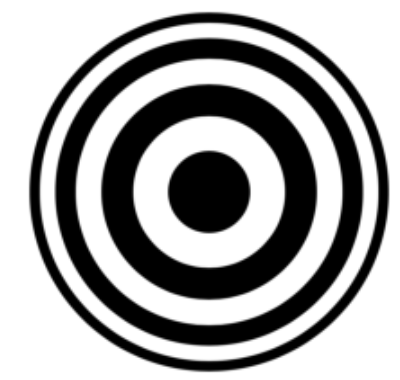
#> input picture stickers/sticker6.png, 400 x 380 px, found by its file name
$ python test_sliding_window_nonoverlap.py
#> lines starting #> are read from the running program, lines starting #| are printed output that depends on the picture
### source.py
from skimage import io, color, data, draw, exposure, feature,metrics, filters, measure, morphology, util, segmentation
from skimage.transform import resize
import numpy as np
import cv2 as cv
import matplotlib.pyplot as plt
import scipy.fft as sft
import scipy.signal as sps
from PIL import Image

class Helper:

    def __init__(self) -> None:
        pass

    def get_dft(self,img):
        return sft.fft2(img)

    def get_dft_magnitude(self,dft):
        """
        Returns the log10-scaled magnitude of the DFT shifted to have low frequencies at the center
        Param: dft (the complex DFT of an image)
        """
        dft_mag = np.log10(1 + np.abs(sft.fftshift(dft)))
        return dft_mag

    # [22 lines left out: function display_img, not called in this run]

    def pad_image(self, sticker, image):
        # Define the size of the search box
        box_height = sticker.shape[0]
        box_width = sticker.shape[1]

        # Calculate the required padding
        pad_height = 0 if image.shape[0] % box_height == 0 else box_height - image.shape[0] % box_height
        pad_width = 0 if image.shape[1] % box_width == 0 else box_width - image.shape[1] % box_width

        # Apply padding to the image
        padded_image = np.pad(image, ((0, pad_height), (0, pad_width)), mode='constant', constant_values=1)

        return box_height, box_width, padded_image

    # [245 lines left out: functions dft_by_search_box, create_spectrogram, show_spectrogram, show_grid, find_location_mse, find_location_ssim and 2 more, not called in this run]


    def find_location_sliding_window(self, sticker, image, step_x = 20, step_y = 20):
        """Find the best location of the searching window by sliding it over the image
             in the given steps

        Args:
            sticker (np.array): sticker
            image (np.arra): image
            step (int, optional): The number of pixels the window skips each time

        Returns:
            best_position (tuple): the top left coordinate of the best window
            best_match_box (np.array): the best window
        """

        sticker_height, sticker_width = sticker.shape
        image_height, image_width = image.shape

        if sticker_height > image_height or sticker_width > image_width:
            return None  # The sticker can't fit in the image

        min_mse = float('inf')
        best_position = None
        best_match_box = None
        sticker_dft = self.get_dft(sticker)
        sticker_dft_mag = self.get_dft_magnitude(sticker_dft)

        # Loop over all possible top-left corners of the search window
        for y in range(0, image_height - sticker_height + 1, step_y):
            for x in range(0, image_width - sticker_width + 1, step_x):
                # Extract the current part of the image that the window covers
                window = image[y:y+sticker_height, x:x+sticker_width]

                window_dft = self.get_dft(window)
                window_dft_mag = self.get_dft_magnitude(window_dft)

                # Calculate MSE between the sticker and the window
                mse = np.mean((window_dft_mag - sticker_dft_mag) ** 2)

                # Update the best position if a new minimum MSE is found
                if mse < min_mse:
                    min_mse = mse
                    best_position = (y, x)
                    best_match_box = window.copy()

        return best_position, best_match_box


    # [137 lines left out: functions draw_bounding_box, template_matching, find_location_recursive_spatial, find_location_sliding_window_spatial, not called in this run]

### Object Tracking/test_sliding_window_nonoverlap.py
import cv2 as cv
import numpy as np
import os
import scipy.fft as sft
from skimage import io, color, transform
import matplotlib.pyplot as plt
from PIL import Image
from source import Helper
h = Helper()

def tracking(sticker, folder_path):
    # Get list of image files in the folder
    image_files = sorted([os.path.join(folder_path, file) for file in os.listdir(folder_path) if file.endswith(('.png', '.jpg', '.jpeg'))])

    if not image_files:
        print("No image files found in the folder.")
        exit()

    for image_file in image_files:
        # Read the image
        image = io.imread(image_file, as_gray=True)
        # Convert image to numpy array
        image = np.array(image)
        _,_,padded_img =  h.pad_image(sticker,image)
        padded_img= np.array(padded_img)

        best_position, best_match_box = h.find_location_sliding_window(sticker,padded_img, step_x = sticker.shape[1], step_y = sticker.shape[0])

        cv.namedWindow('Image', cv.WINDOW_NORMAL)
        cv.resizeWindow('Image', 1200, 720)

        y,x = best_position
        img = padded_img.copy()
        sticker_height = sticker.shape[0]
        sticker_width = sticker.shape[1]
        image_window = cv.rectangle(padded_img,(x,y),(x+sticker_width, y+sticker_height), (0,255,0), 4)
        cv.imshow('Image', image_window)

        cv.waitKey(0)

    cv.destroyAllWindows()


if __name__ == "__main__":

    sticker = io.imread('stickers/sticker6.png', as_gray = True)
#> sticker is the input picture: shape (380, 400) float64; min 0, max 1, mean 0.649
    # Path to the folder containing images
    folder_path = '/Users/sallyliu/Desktop/CSCI 452/Project/Image_Processing_Project/video_circle'
    tracking(sticker, folder_path)
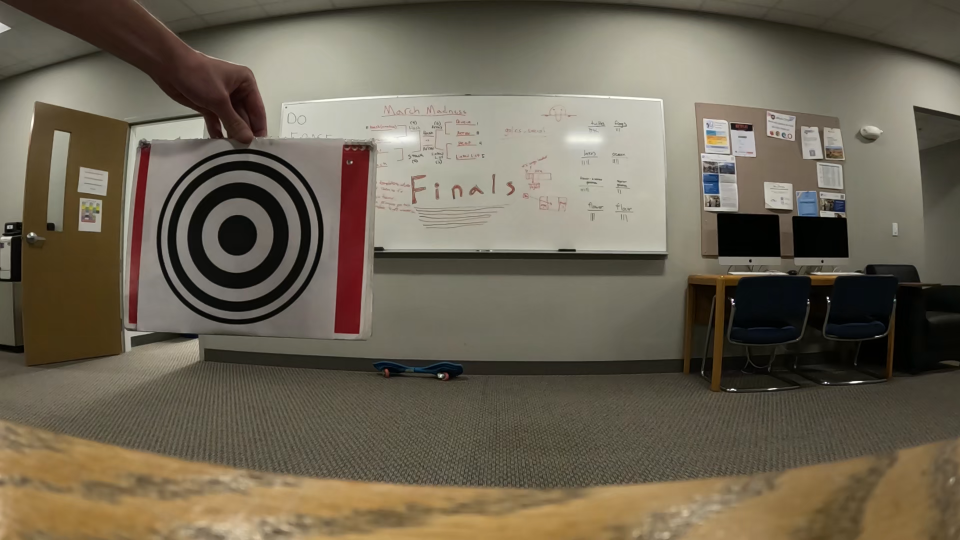
#> input picture video_circle/frame_0000.png, 1920 x 1080 px, found by its file name (shown at 1/2 size)
#> in tracking, `image = io.imread(image_file, as_gray=True)`:
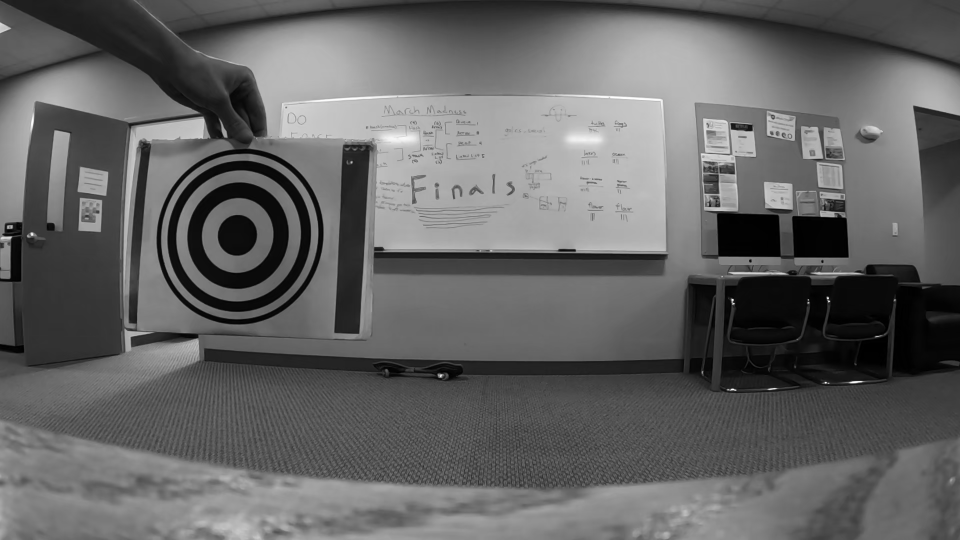
#> image: shape (1080, 1920) float64 (shown at 1/2 size); min 0, max 0.998, mean 0.396
#> in pad_image, `padded_image = np.pad(image, ((0, pad_height), (0, pad_width)), mode='..`:
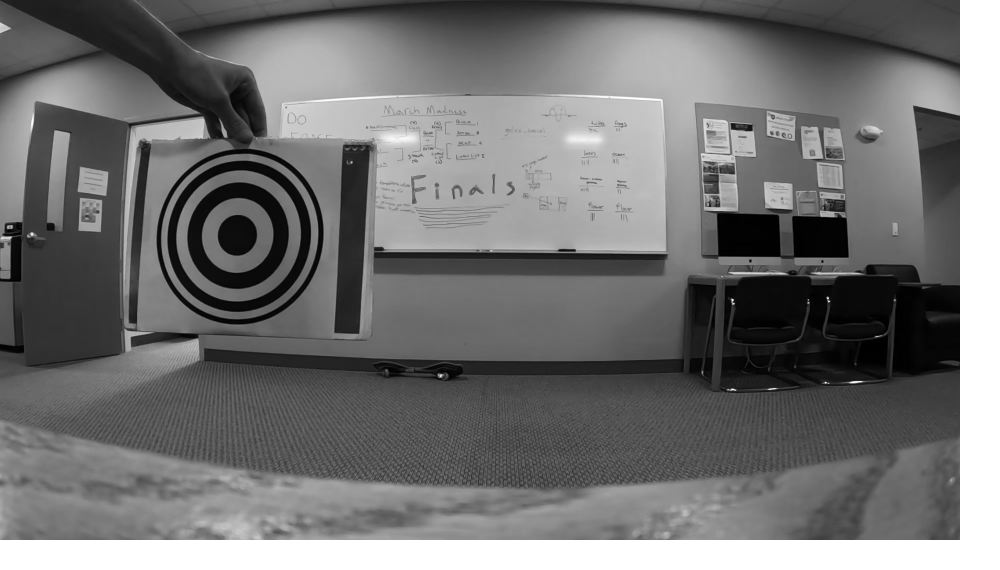
#> padded_image: shape (1140, 2000) float64 (shown at 1/2 size); min 0, max 1, mean 0.451
#> in get_dft_magnitude, `dft_mag = np.log10(1 + np.abs(sft.fftshift(dft)))`:
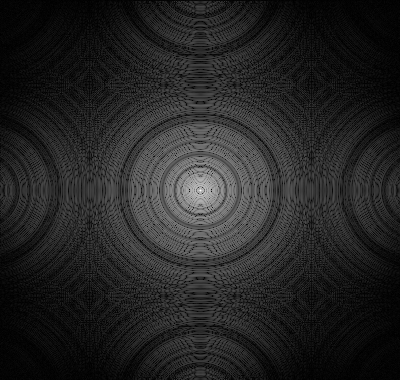
#> dft_mag: shape (380, 400) float64; min 0.00106, max 4.99, mean 0.722; drawn with min black and max white
#> after the loop in find_location_sliding_window, `for y in range(0, image_height - sticker_height + 1, step_y):`:
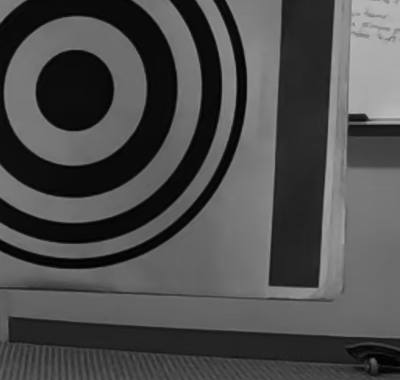
#> best_match_box: shape (380, 400) float64; min 0, max 0.754, mean 0.305
#> after the loop in find_location_sliding_window, `for y in range(0, image_height - sticker_height + 1, step_y):`:
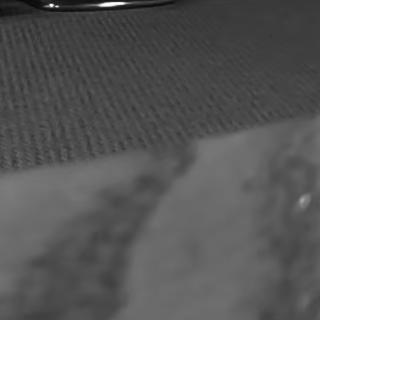
#> window: shape (380, 400) float64; min 0.0266, max 1, mean 0.547
#> after the loop in find_location_sliding_window, `for y in range(0, image_height - sticker_height + 1, step_y):`: best_position = (380, 400); min_mse = 0.126
#> in tracking, `best_position, best_match_box = h.find_location_sliding_window(sticker..`: best_position = (380, 400)
#> in tracking, `y,x = best_position`: y = 380; x = 400
